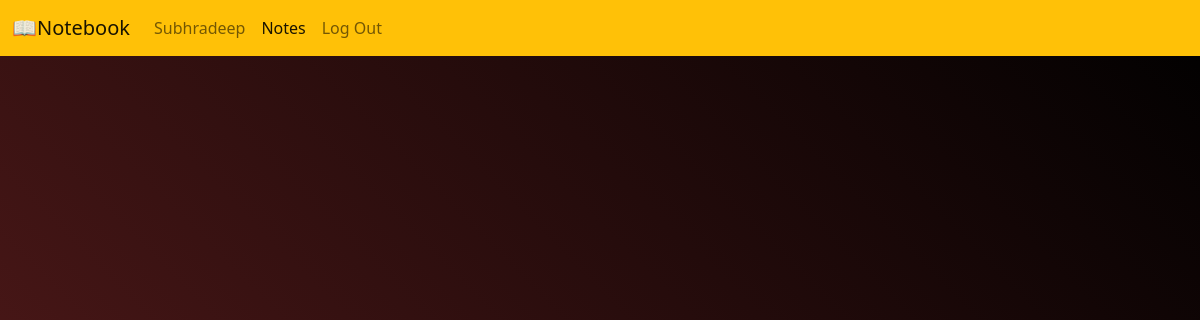
Before: /notes/ (signed in) with the older database file.
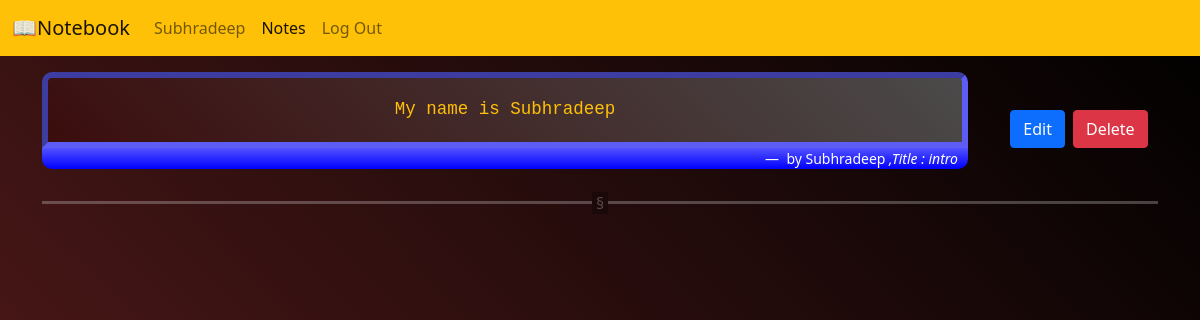
After: the same page with the newer database file.
### notebook/models.py (models this page shows, shortened)
class Notes(models.Model):
    username = models.CharField(max_length=70)
    title = models.CharField(max_length=200)
    desc = models.CharField(max_length=700)
    def __str__(self):
        return str(
            json.dumps({
                'username': self.username,
                'title': self.title,
                'desc': self.desc
            }))

### notebook/views.py (the view)
# urls.py: path('notes/', user_notes, name='notes'),
def user_notes(request):
    if request.user.is_authenticated:
        notes = list(Notes.objects.filter(username=request.user.username))
        ids = list(map(lambda a: a.id, notes))
        notes = list(map(lambda a: str(a), notes))
        notes = list(
            map(lambda a: json.loads(a),
                notes))  # converting data(fetched from db ) to list of dict
        return render(request, 'notebook/html/usernotes.html', {
            'user': request.user,
            'notes': zip(notes, ids)
        })
    else:
        return HttpResponseRedirect('/login/')

### notebook/templates/notebook/html/usernotes.html (shortened to what this page needs)
<!DOCTYPE html>
<html lang="en">
  <head>
    <link
      href="https://cdn.jsdelivr.net/npm/bootstrap@5.1.3/dist/css/bootstrap.min.css"
      rel="stylesheet"
    />
  </head>
  <body>
    {% include 'notebook/core/navforusernotes.html' %}
    <div class="container justify-content-center">
       {% for i,j in notes %}
      <div class="row justify-content-center my-3">
        <div class="col-10">
          <figure class="text-center">
            <blockquote class="blockquote">
              <div class="content text-warning p-2 pb-0 bg-dark">
                <pre class="text">{{i.desc|capfirst}}</pre>
              </div>
            </blockquote>
            <figcaption class="blockquote-footer">
              by {{i.username|capfirst}}
              <cite title="Source Title" class="">,Title : {{i.title}}</cite>
            </figcaption>
          </figure>
        </div>
        <div class="col">
          <a href="{% url 'editnotes' j %}"
            ><button class="btn btn-primary mx-2">Edit</button></a
          >
          <a href="{% url 'deletenotes' j %}"
            ><button class="btn btn-danger">Delete</button></a
          >
        </div>
      </div>
      <hr />
      {% endfor %}
    </div>
  </body>
</html>

### notebook/templates/notebook/core/navforusernotes.html (shortened to what this page needs)
<nav class="navbar navbar-expand-lg navbar-light bg-warning">
	<div class="container-fluid">
		<a class="navbar-brand" href="/">📖Notebook</a>
		<div class="collapse navbar-collapse" id="navbarSupportedContent">
			<ul class="navbar-nav me-auto mb-2 mb-lg-0">
				<li class="nav-item">
					<a class="nav-link" aria-current="page" href="/">{{user|capfirst}}</a>
				</li>
				<li class="nav-item">
					<a class="nav-link active" aria-current="page" href="{% url 'notes' %}">Notes</a>
				</li>
				<li class="nav-item">
					<a class="nav-link" aria-current="page" href="{% url 'logout' %}">Log Out</a>
				</li>
			</ul>
		</div>
	</div>
</nav>

### notebook/templates/notebook/html/usernotes.html (style rules this page uses)
.content { background-image: linear-gradient( 45deg, rgb(59, 13, 13), rgb(75, 74, 74) ); border: 6px inset rgb(93, 93, 245); border-radius: 10px; border-bottom-left-radius: 0; border-bottom-right-radius: 0; }
.col { display: flex; align-items: center; justify-content: center; }
.blockquote-footer { text-align: right; padding-right: 10px; background-image: linear-gradient(rgb(82, 82, 255), blue); border-bottom-left-radius: 10px; border-bottom-right-radius: 10px; color: white; }
body { background-image: linear-gradient(45deg, rgb(92, 29, 29), rgb(0, 0, 0)); background-repeat: no-repeat; min-height: 100vh; }
pre { height: 100%; margin: 10px; padding-bottom: 10px; }
hr { border: none; border-top: 3px double rgb(255, 255, 255); color: white; overflow: visible; text-align: center; height: 5px; }
hr:after { background: rgb(0, 0, 0); content: "§"; padding: 0 4px; position: relative; top: -13px; }

Changed rows visible on the page:
added Notes: desc "My name is Subhradeep", username "Subhradeep", title "intro"
